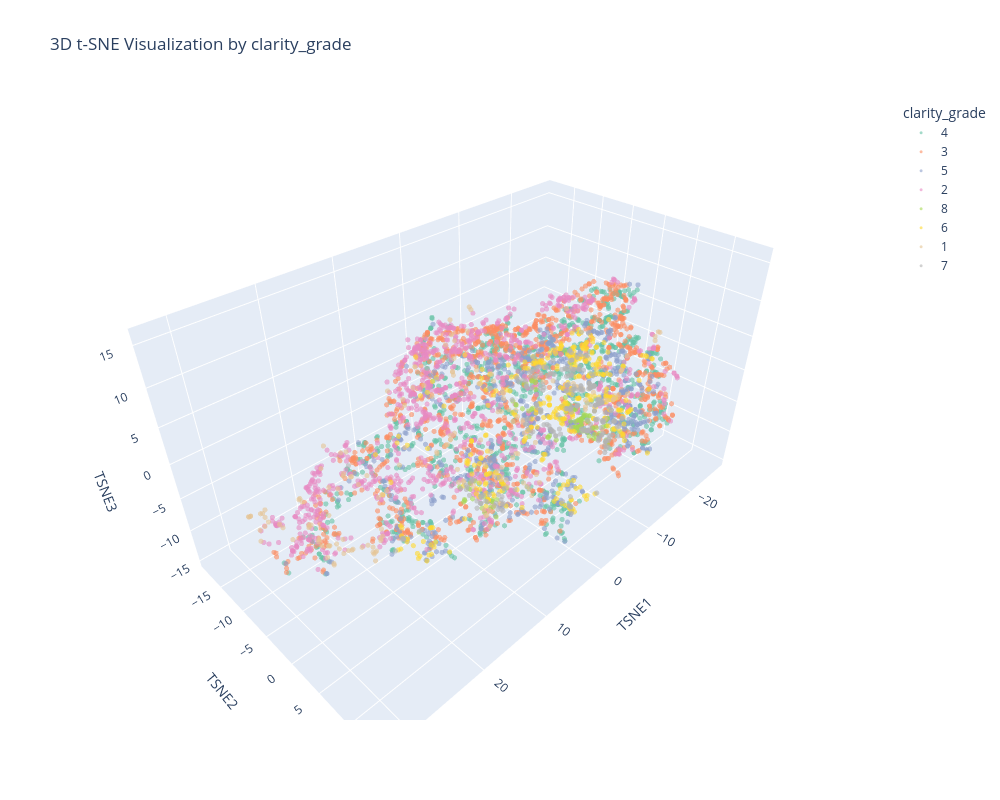
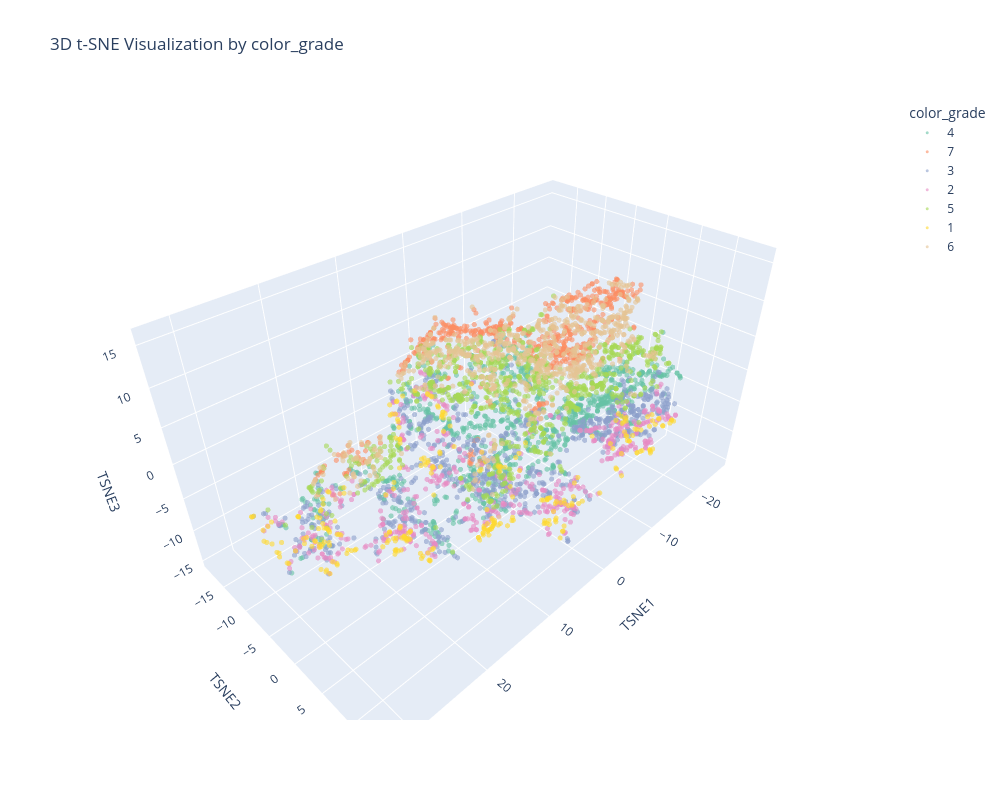

The cell these charts' notebook holds for them, in order:
### Markdown cell above
**Graph explanation.** The 3D t-SNE embedding is fitted separately from the 2D embedding. Price is an overlay. Rotation helps inspect local neighborhoods, but the extra axis does not establish distinct diamond classes.

### Code cell
for col in ['clarity_grade', 'color_grade']:

    fig = px.scatter_3d(
        df_tsne_3d,
        x='TSNE1',
        y='TSNE2',
        z='TSNE3',
        color=df_tsne_3d[col].astype(str),
        color_discrete_sequence=px.colors.qualitative.Set2,
        opacity=0.6,
        title=f'3D t-SNE Visualization by {col}',
        labels={'color': col}
    )

    fig.update_traces(marker=dict(size=3))
    fig.update_layout(width=1000, height=800)

    fig.show()

### Figure 1 — Plotly figure (JSON) as saved in the notebook; plotly's stock layout.template omitted (floating-point values rounded to 4 significant figures; data arrays with more than 128 entries replaced by an {"elided": "..."} marker saying what was removed)
{"data": [{"hovertemplate": "clarity_grade=4<br>TSNE1=%{x}<br>TSNE2=%{y}<br>TSNE3=%{z}<extra></extra>", "legendgroup": "4", "marker": {"color": "rgb(102,194,165)", "opacity": 0.6, "size": 3, "symbol": "circle"}, "mode": "markers", "name": "4", "scene": "scene", "showlegend": true, "type": "scatter3d", "x": {"elided": "1035 float values"}, "y": {"elided": "1035 float values"}, "z": {"elided": "1035 float values"}}, {"hovertemplate": "clarity_grade=3<br>TSNE1=%{x}<br>TSNE2=%{y}<br>TSNE3=%{z}<extra></extra>", "legendgroup": "3", "marker": {"color": "rgb(252,141,98)", "opacity": 0.6, "size": 3, "symbol": "circle"}, "mode": "markers", "name": "3", "scene": "scene", "showlegend": true, "type": "scatter3d", "x": {"elided": "1256 float values"}, "y": {"elided": "1256 float values"}, "z": {"elided": "1256 float values"}}, {"hovertemplate": "clarity_grade=5<br>TSNE1=%{x}<br>TSNE2=%{y}<br>TSNE3=%{z}<extra></extra>", "legendgroup": "5", "marker": {"color": "rgb(141,160,203)", "opacity": 0.6, "size": 3, "symbol": "circle"}, "mode": "markers", "name": "5", "scene": "scene", "showlegend": true, "type": "scatter3d", "x": {"elided": "676 float values"}, "y": {"elided": "676 float values"}, "z": {"elided": "676 float values"}}, {"hovertemplate": "clarity_grade=2<br>TSNE1=%{x}<br>TSNE2=%{y}<br>TSNE3=%{z}<extra></extra>", "legendgroup": "2", "marker": {"color": "rgb(231,138,195)", "opacity": 0.6, "size": 3, "symbol": "circle"}, "mode": "markers", "name": "2", "scene": "scene", "showlegend": true, "type": "scatter3d", "x": {"elided": "997 float values"}, "y": {"elided": "997 float values"}, "z": {"elided": "997 float values"}}, {"hovertemplate": "clarity_grade=8<br>TSNE1=%{x}<br>TSNE2=%{y}<br>TSNE3=%{z}<extra></extra>", "legendgroup": "8", "marker": {"color": "rgb(166,216,84)", "opacity": 0.6, "size": 3, "symbol": "circle"}, "mode": "markers", "name": "8", "scene": "scene", "showlegend": true, "type": "scatter3d", "x": [-17.58, 3.637, -22.84, 2.362, -15.77, -17.59, -18.5, -18.69, -7.96, -18.9, -18.62, 2.043, -21.4, -7.87, -15.58, 2.796, 2.784, -14.52, 4.985, -6.422, -19.41, -0.8929, -19.44, -19.11, -7.84, -19.36, -18.99, -21.42, -8.049, -15.77, -1.141, 2.185, -23.44, -21.37, -16.96, -17.53, -7.613, -19.01, 3.751, -20.26, -18.95, 3.597, -18.46, -15.79, -22.42, 1.523, 4.98, 4.804, -18.08, -19.09, -19.32, -22.36, -18.8, -19.01, -19.73, -20.85, 4.146, -19.58, -14.23, -19.68, -15.02, -18.5, 3.364, -19.94, 2.362, 14.31, -19.14, -22.7, -19.8, -19.77, -19.0, -7.595, -8.08, -7.523, -18.31, -16.22, -22.83, 2.744, -15.72, 5.18, -8.234, -7.934, 2.587, -16.33, -17.57, -7.613, -17.8, -22.69, -13.4, -20.42, -18.45, -19.15, -19.12, -19.33, -18.95, -14.3, -22.19, -19.31, -14.54, 5.403, -16.77, -18.66, 4.381, 3.211, -19.09, -16.52, -13.64, 3.467, -14.21], "y": [-0.4628, 0.8418, -1.943, -1.15, -2.493, -5.517, -2.069, -5.722, -0.5781, -4.015, -2.979, -1.353, 0.3297, -3.869, -1.813, -1.445, -1.424, -9.18, -3.517, -2.852, 1.085, -2.569, -5.439, -3.803, -4.324, -3.433, -3.236, -0.7573, -0.9788, -2.493, -1.846, -4.465, -6.052, -0.7742, -2.455, -0.1569, -7.063, -2.957, -0.03054, -3.288, -3.573, -4.287, -5.986, -1.806, -8.475, -1.037, -0.3583, -3.759, -3.967, -2.814, -1.225, -10.26, -4.093, -6.906, -3.326, -0.9954, -5.333, -4.158, -9.514, 0.6223, 0.8168, -6.021, 0.03633, -0.8437, -1.144, -1.617, -5.415, -1.63, -5.416, 0.5705, -3.551, -6.444, -0.8737, -6.372, -2.112, -2.556, -1.958, -4.805, -2.553, -3.536, 0.3595, -3.727, -2.351, -2.482, 0.1271, -5.282, -0.6985, -1.608, -10.24, -3.191, -5.987, -0.7549, -3.718, -2.645, -3.957, -8.701, -8.781, -3.643, -9.095, 0.5318, -2.572, -5.764, -2.688, -1.241, -3.792, -3.764, -10.02, -4.065, -9.42], "z": [-12.02, -14.31, -14.1, -13.74, -12.04, -11.74, -12.14, -11.43, -8.23, -13.06, -14.43, -13.76, -13.85, -5.595, -12.05, -13.56, -13.57, -6.188, -13.46, -8.812, -15.0, -13.54, -12.23, -12.87, -6.041, -12.03, -11.94, -13.76, -8.79, -12.04, -14.02, -12.41, -7.946, -13.79, -12.48, -13.69, -5.653, -14.45, -13.13, -12.71, -13.84, -12.69, -10.9, -12.21, -6.568, -13.92, -12.7, -13.54, -12.9, -14.59, -14.53, -5.241, -13.11, -10.51, -12.34, -13.84, -12.75, -13.32, -6.54, -14.93, -11.4, -10.87, -13.32, -14.45, -13.72, -11.29, -12.02, -13.56, -12.29, -14.78, -13.76, -5.939, -8.774, -5.971, -11.98, -12.24, -14.13, -12.66, -12.05, -13.59, -8.648, -5.367, -13.57, -12.22, -11.64, -6.058, -12.25, -13.5, -7.007, -12.67, -10.91, -14.96, -13.27, -14.78, -13.14, -7.705, -6.37, -12.81, -6.789, -12.6, -12.52, -11.16, -12.99, -13.3, -13.21, -11.95, -7.075, -12.8, -6.559]}, {"hovertemplate": "clarity_grade=6<br>TSNE1=%{x}<br>TSNE2=%{y}<br>TSNE3=%{z}<extra></extra>", "legendgroup": "6", "marker": {"color": "rgb(255,217,47)", "opacity": 0.6, "size": 3, "symbol": "circle"}, "mode": "markers", "name": "6", "scene": "scene", "showlegend": true, "type": "scatter3d", "x": {"elided": "373 float values"}, "y": {"elided": "373 float values"}, "z": {"elided": "373 float values"}}, {"hovertemplate": "clarity_grade=1<br>TSNE1=%{x}<br>TSNE2=%{y}<br>TSNE3=%{z}<extra></extra>", "legendgroup": "1", "marker": {"color": "rgb(229,196,148)", "opacity": 0.6, "size": 3, "symbol": "circle"}, "mode": "markers", "name": "1", "scene": "scene", "showlegend": true, "type": "scatter3d", "x": {"elided": "177 float values"}, "y": {"elided": "177 float values"}, "z": {"elided": "177 float values"}}, {"hovertemplate": "clarity_grade=7<br>TSNE1=%{x}<br>TSNE2=%{y}<br>TSNE3=%{z}<extra></extra>", "legendgroup": "7", "marker": {"color": "rgb(179,179,179)", "opacity": 0.6, "size": 3, "symbol": "circle"}, "mode": "markers", "name": "7", "scene": "scene", "showlegend": true, "type": "scatter3d", "x": {"elided": "266 float values"}, "y": {"elided": "266 float values"}, "z": {"elided": "266 float values"}}], "layout": {"height": 800, "legend": {"title": {"text": "clarity_grade"}, "tracegroupgap": 0}, "scene": {"domain": {"x": [0, 1], "y": [0, 1]}, "xaxis": {"title": {"text": "TSNE1"}}, "yaxis": {"title": {"text": "TSNE2"}}, "zaxis": {"title": {"text": "TSNE3"}}}, "title": {"text": "3D t-SNE Visualization by clarity_grade"}, "width": 1000}}

### Figure 2 — Plotly figure (JSON) as saved in the notebook; plotly's stock layout.template omitted (floating-point values rounded to 4 significant figures; data arrays with more than 128 entries replaced by an {"elided": "..."} marker saying what was removed)
{"data": [{"hovertemplate": "color_grade=4<br>TSNE1=%{x}<br>TSNE2=%{y}<br>TSNE3=%{z}<extra></extra>", "legendgroup": "4", "marker": {"color": "rgb(102,194,165)", "opacity": 0.6, "size": 3, "symbol": "circle"}, "mode": "markers", "name": "4", "scene": "scene", "showlegend": true, "type": "scatter3d", "x": {"elided": "954 float values"}, "y": {"elided": "954 float values"}, "z": {"elided": "954 float values"}}, {"hovertemplate": "color_grade=7<br>TSNE1=%{x}<br>TSNE2=%{y}<br>TSNE3=%{z}<extra></extra>", "legendgroup": "7", "marker": {"color": "rgb(252,141,98)", "opacity": 0.6, "size": 3, "symbol": "circle"}, "mode": "markers", "name": "7", "scene": "scene", "showlegend": true, "type": "scatter3d", "x": {"elided": "593 float values"}, "y": {"elided": "593 float values"}, "z": {"elided": "593 float values"}}, {"hovertemplate": "color_grade=3<br>TSNE1=%{x}<br>TSNE2=%{y}<br>TSNE3=%{z}<extra></extra>", "legendgroup": "3", "marker": {"color": "rgb(141,160,203)", "opacity": 0.6, "size": 3, "symbol": "circle"}, "mode": "markers", "name": "3", "scene": "scene", "showlegend": true, "type": "scatter3d", "x": {"elided": "801 float values"}, "y": {"elided": "801 float values"}, "z": {"elided": "801 float values"}}, {"hovertemplate": "color_grade=2<br>TSNE1=%{x}<br>TSNE2=%{y}<br>TSNE3=%{z}<extra></extra>", "legendgroup": "2", "marker": {"color": "rgb(231,138,195)", "opacity": 0.6, "size": 3, "symbol": "circle"}, "mode": "markers", "name": "2", "scene": "scene", "showlegend": true, "type": "scatter3d", "x": {"elided": "526 float values"}, "y": {"elided": "526 float values"}, "z": {"elided": "526 float values"}}, {"hovertemplate": "color_grade=5<br>TSNE1=%{x}<br>TSNE2=%{y}<br>TSNE3=%{z}<extra></extra>", "legendgroup": "5", "marker": {"color": "rgb(166,216,84)", "opacity": 0.6, "size": 3, "symbol": "circle"}, "mode": "markers", "name": "5", "scene": "scene", "showlegend": true, "type": "scatter3d", "x": {"elided": "925 float values"}, "y": {"elided": "925 float values"}, "z": {"elided": "925 float values"}}, {"hovertemplate": "color_grade=1<br>TSNE1=%{x}<br>TSNE2=%{y}<br>TSNE3=%{z}<extra></extra>", "legendgroup": "1", "marker": {"color": "rgb(255,217,47)", "opacity": 0.6, "size": 3, "symbol": "circle"}, "mode": "markers", "name": "1", "scene": "scene", "showlegend": true, "type": "scatter3d", "x": {"elided": "288 float values"}, "y": {"elided": "288 float values"}, "z": {"elided": "288 float values"}}, {"hovertemplate": "color_grade=6<br>TSNE1=%{x}<br>TSNE2=%{y}<br>TSNE3=%{z}<extra></extra>", "legendgroup": "6", "marker": {"color": "rgb(229,196,148)", "opacity": 0.6, "size": 3, "symbol": "circle"}, "mode": "markers", "name": "6", "scene": "scene", "showlegend": true, "type": "scatter3d", "x": {"elided": "802 float values"}, "y": {"elided": "802 float values"}, "z": {"elided": "802 float values"}}], "layout": {"height": 800, "legend": {"title": {"text": "color_grade"}, "tracegroupgap": 0}, "scene": {"domain": {"x": [0, 1], "y": [0, 1]}, "xaxis": {"title": {"text": "TSNE1"}}, "yaxis": {"title": {"text": "TSNE2"}}, "zaxis": {"title": {"text": "TSNE3"}}}, "title": {"text": "3D t-SNE Visualization by color_grade"}, "width": 1000}}
